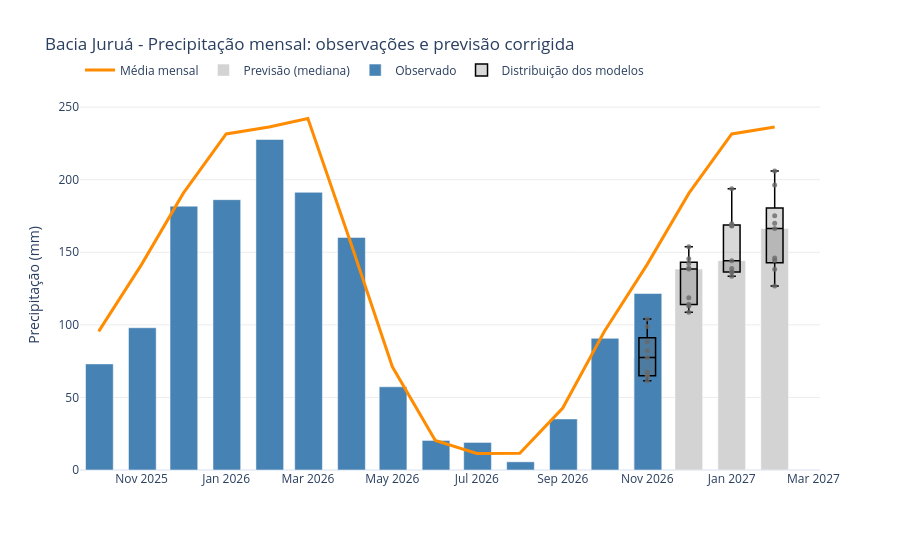

This figure's notebook cell:
### Code cell
rainfall.plot_forecast_rainfall()

### Figure 1 — Plotly figure (JSON) as saved in the notebook; plotly's stock layout.template omitted (floating-point values rounded to 4 significant figures)
{"data": [{"line": {"color": "darkorange", "width": 3}, "mode": "lines", "name": "Média mensal", "type": "scatter", "x": ["2025-10-01T00:00:00.000000000", "2025-11-01T00:00:00.000000000", "2025-12-01T00:00:00.000000000", "2026-01-01T00:00:00.000000000", "2026-02-01T00:00:00.000000000", "2026-03-01T00:00:00.000000000", "2026-04-01T00:00:00.000000000", "2026-05-01T00:00:00.000000000", "2026-06-01T00:00:00.000000000", "2026-07-01T00:00:00.000000000", "2026-08-01T00:00:00.000000000", "2026-09-01T00:00:00.000000000", "2026-10-01T00:00:00.000000000", "2026-11-01T00:00:00.000000000", "2026-12-01T00:00:00.000000000", "2027-01-01T00:00:00.000000000", "2027-02-01T00:00:00.000000000"], "y": [95.47, 141.7, 190.5, 231.5, 236.3, 242.2, 156.4, 71.1, 20.33, 11.35, 11.6, 42.67, 95.47, 141.7, 190.5, 231.5, 236.3]}, {"marker": {"color": "lightgray"}, "name": "Previsão (mediana)", "type": "bar", "width": 1728000000, "x": ["2026-11-01T00:00:00.000000000", "2026-12-01T00:00:00.000000000", "2027-01-01T00:00:00.000000000", "2027-02-01T00:00:00.000000000"], "y": [77.43, 138.4, 144.2, 166.4]}, {"marker": {"color": "steelblue"}, "name": "Observado", "type": "bar", "width": 1728000000, "x": ["2025-10-01T12:00:00.000000000", "2025-11-01T12:00:00.000000000", "2025-12-01T12:00:00.000000000", "2026-01-01T12:00:00.000000000", "2026-02-01T12:00:00.000000000", "2026-03-01T12:00:00.000000000", "2026-04-01T12:00:00.000000000", "2026-05-01T12:00:00.000000000", "2026-06-01T12:00:00.000000000", "2026-07-01T12:00:00.000000000", "2026-08-01T12:00:00.000000000", "2026-09-01T12:00:00.000000000", "2026-10-01T12:00:00.000000000", "2026-11-01T12:00:00.000000000"], "y": [73.09, 98.0, 181.8, 186.2, 227.7, 191.3, 160.3, 57.31, 20.38, 18.99, 5.643, 35.18, 90.71, 121.6]}, {"boxpoints": "all", "fillcolor": "rgba(100,100,100,0.25)", "hovertemplate": "%{y:.1f} mm<extra></extra>", "jitter": 0, "line": {"color": "black", "width": 1.5}, "marker": {"color": "dimgray", "opacity": 0.8, "size": 5}, "name": "Distribuição dos modelos", "pointpos": 0, "showlegend": true, "type": "box", "width": 1036800000, "x": ["2026-11-01T00:00:00", "2026-11-01T00:00:00", "2026-11-01T00:00:00", "2026-11-01T00:00:00", "2026-11-01T00:00:00", "2026-11-01T00:00:00", "2026-11-01T00:00:00", "2026-11-01T00:00:00", "2026-11-01T00:00:00"], "y": [98.85, 104.0, 77.43, 64.39, 88.41, 65.22, 82.32, 61.46, 67.56]}, {"boxpoints": "all", "fillcolor": "rgba(100,100,100,0.25)", "hovertemplate": "%{y:.1f} mm<extra></extra>", "jitter": 0, "line": {"color": "black", "width": 1.5}, "marker": {"color": "dimgray", "opacity": 0.8, "size": 5}, "name": "Distribuição dos modelos", "pointpos": 0, "showlegend": false, "type": "box", "width": 1036800000, "x": ["2026-12-01T00:00:00", "2026-12-01T00:00:00", "2026-12-01T00:00:00", "2026-12-01T00:00:00", "2026-12-01T00:00:00", "2026-12-01T00:00:00", "2026-12-01T00:00:00", "2026-12-01T00:00:00", "2026-12-01T00:00:00"], "y": [118.7, 139.1, 114.3, 138.4, 153.8, 145.5, 142.2, 108.6, 113.1]}, {"boxpoints": "all", "fillcolor": "rgba(100,100,100,0.25)", "hovertemplate": "%{y:.1f} mm<extra></extra>", "jitter": 0, "line": {"color": "black", "width": 1.5}, "marker": {"color": "dimgray", "opacity": 0.8, "size": 5}, "name": "Distribuição dos modelos", "pointpos": 0, "showlegend": false, "type": "box", "width": 1036800000, "x": ["2027-01-01T00:00:00", "2027-01-01T00:00:00", "2027-01-01T00:00:00", "2027-01-01T00:00:00", "2027-01-01T00:00:00", "2027-01-01T00:00:00", "2027-01-01T00:00:00", "2027-01-01T00:00:00", "2027-01-01T00:00:00"], "y": [136.5, 193.7, 169.6, 133.4, 168.0, 138.7, 168.5, 144.2, 136.3]}, {"boxpoints": "all", "fillcolor": "rgba(100,100,100,0.25)", "hovertemplate": "%{y:.1f} mm<extra></extra>", "jitter": 0, "line": {"color": "black", "width": 1.5}, "marker": {"color": "dimgray", "opacity": 0.8, "size": 5}, "name": "Distribuição dos modelos", "pointpos": 0, "showlegend": false, "type": "box", "width": 1036800000, "x": ["2027-02-01T00:00:00", "2027-02-01T00:00:00", "2027-02-01T00:00:00", "2027-02-01T00:00:00", "2027-02-01T00:00:00", "2027-02-01T00:00:00", "2027-02-01T00:00:00", "2027-02-01T00:00:00", "2027-02-01T00:00:00"], "y": [146.1, 205.9, 196.3, 126.8, 175.1, 144.3, 166.4, 169.9, 138.2]}], "layout": {"bargap": 0.25, "barmode": "overlay", "boxmode": "overlay", "height": 550, "hovermode": "closest", "legend": {"orientation": "h", "x": 0, "y": 1.12}, "title": {"text": "Bacia Juruá - Precipitação mensal: observações e previsão corrigida"}, "xaxis": {"title": {"text": ""}}, "yaxis": {"gridcolor": "rgba(0,0,0,0.08)", "rangemode": "tozero", "showgrid": true, "title": {"text": "Precipitação (mm)"}}}}
